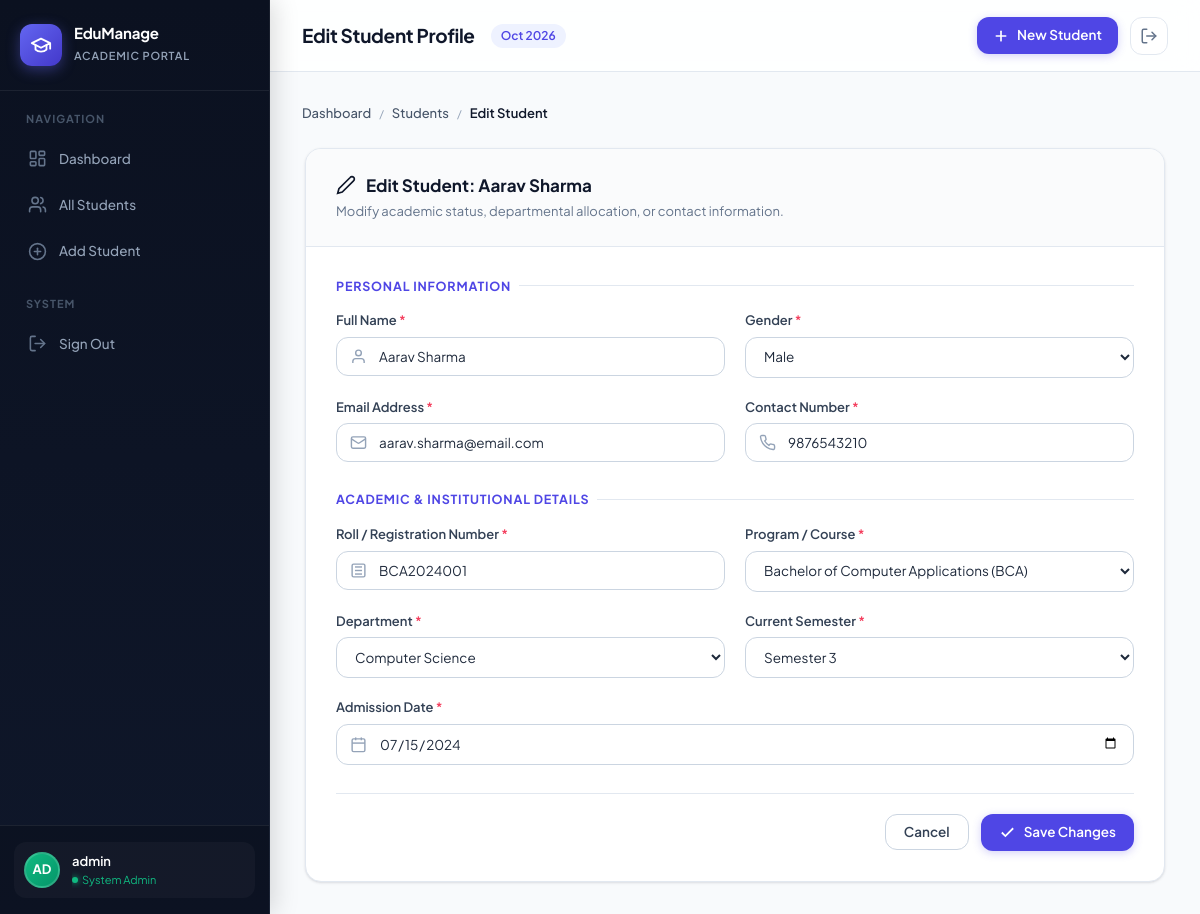
Screenshot of /edit_student.php?id=1 (signed in) with the database file from the repository.
### tables this page shows
CREATE TABLE IF NOT EXISTS students (
    id          INT AUTO_INCREMENT PRIMARY KEY,    
    full_name   VARCHAR(100) NOT NULL,             
    roll_number VARCHAR(20)  NOT NULL UNIQUE,      
    email       VARCHAR(100) NOT NULL,             
    phone       VARCHAR(15)  NOT NULL,             
    course      VARCHAR(50)  NOT NULL,             
    department  VARCHAR(50)  NOT NULL,             
    semester    INT          NOT NULL,             
    gender      ENUM('Male', 'Female', 'Other') NOT NULL,   
    admission_date DATE     NOT NULL,             
    created_at  TIMESTAMP DEFAULT CURRENT_TIMESTAMP   
);

### edit_student.php (the view, shortened to what this page needs)
<?php
include 'config/database.php';
$id = isset($_GET['id']) ? (int)$_GET['id'] : 0;
$res = mysqli_query($conn, "SELECT * FROM students WHERE id = $id");
$student = mysqli_fetch_assoc($res);
include 'includes/header.php';
?>
<div class="breadcrumb-wrap">
    <a href="dashboard.php">Dashboard</a>
    <span class="breadcrumb-sep">/</span>
    <a href="students.php">Students</a>
    <span class="breadcrumb-sep">/</span>
    <span class="breadcrumb-current">Edit Student</span>
</div>
<div class="form-container-card">
    <div class="form-header-bar">
        <h3>
            <svg width="20" height="20" viewBox="0 0 24 24" fill="none" stroke="currentColor" stroke-width="2">
                <path d="M17 3a2.85 2.83 0 1 1 4 4L7.5 20.5 2 22l1.5-5.5Z"/>
            </svg>
            Edit Student: <?php echo htmlspecialchars($student['full_name']); ?>
        </h3>
        <p>Modify academic status, departmental allocation, or contact information.</p>
    </div>
    <form method="POST" action="edit_student.php?id=<?php echo $id; ?>" class="form-body-content">
        <div class="form-fieldset-group">
            <div class="fieldset-title">Personal Information</div>
            <div class="form-grid-2">
                <div class="form-group-v2">
                    <label for="full_name">Full Name <span style="color: var(--rose-500);">*</span></label>
                    <div class="input-with-icon-wrap">
                        <input type="text" id="full_name" name="full_name" class="input-control-v2" value="<?php echo htmlspecialchars($student['full_name']); ?>" required>
                    </div>
                </div>
                <div class="form-group-v2">
                    <label for="gender">Gender <span style="color: var(--rose-500);">*</span></label>
                    <select id="gender" name="gender" class="input-control-v2 no-icon" required>
                        <option value="Male"   <?php echo ($student['gender'] === 'Male') ? 'selected' : ''; ?>>Male</option>
                    </select>
                </div>
                <div class="form-group-v2">
                    <label for="email">Email Address <span style="color: var(--rose-500);">*</span></label>
                    <div class="input-with-icon-wrap">
                        <input type="email" id="email" name="email" class="input-control-v2" value="<?php echo htmlspecialchars($student['email']); ?>" required>
                    </div>
                </div>
                <div class="form-group-v2">
                    <label for="phone">Contact Number <span style="color: var(--rose-500);">*</span></label>
                    <div class="input-with-icon-wrap">
                        <input type="tel" id="phone" name="phone" class="input-control-v2" value="<?php echo htmlspecialchars($student['phone']); ?>" required>
                    </div>
                </div>
            </div>
        </div>
        <div class="form-fieldset-group">
            <div class="fieldset-title">Academic & Institutional Details</div>
            <div class="form-grid-2">
                <div class="form-group-v2">
                    <label for="roll_number">Roll / Registration Number <span style="color: var(--rose-500);">*</span></label>
                    <div class="input-with-icon-wrap">
                        <input type="text" id="roll_number" name="roll_number" class="input-control-v2" value="<?php echo htmlspecialchars($student['roll_number']); ?>" required>
                    </div>
                </div>
                <div class="form-group-v2">
                    <label for="course">Program / Course <span style="color: var(--rose-500);">*</span></label>
                    <select id="course" name="course" class="input-control-v2 no-icon" required>
                        <option value="BCA"    <?php echo ($student['course'] === 'BCA') ? 'selected' : ''; ?>>Bachelor of Computer Applications (BCA)</option>
                    </select>
                </div>
                <div class="form-group-v2">
                    <label for="department">Department <span style="color: var(--rose-500);">*</span></label>
                    <select id="department" name="department" class="input-control-v2 no-icon" required>
                        <option value="Computer Science"        <?php echo ($student['department'] === 'Computer Science') ? 'selected' : ''; ?>>Computer Science</option>
                    </select>
                </div>
                <div class="form-group-v2">
                    <label for="semester">Current Semester <span style="color: var(--rose-500);">*</span></label>
                    <select id="semester" name="semester" class="input-control-v2 no-icon" required>
                        <?php for ($i = 1; $i <= 8; $i++): ?>
                            <option value="<?php echo $i; ?>" <?php echo ($student['semester'] == $i) ? 'selected' : ''; ?>>
                                Semester <?php echo $i; ?>
                            </option>
                        <?php endfor; ?>
                    </select>
                </div>
                <div class="form-group-v2" style="grid-column: 1 / -1;">
                    <label for="admission_date">Admission Date <span style="color: var(--rose-500);">*</span></label>
                    <div class="input-with-icon-wrap">
                        <input type="date" id="admission_date" name="admission_date" class="input-control-v2" value="<?php echo $student['admission_date']; ?>" required>
                    </div>
                </div>
            </div>
        </div>
        <div class="form-actions-bar">
            <a href="students.php" class="btn-v2 btn-v2-secondary">Cancel</a>
            <button type="submit" class="btn-v2 btn-v2-primary">
                <svg viewBox="0 0 24 24" fill="none" stroke="currentColor" stroke-width="2.5"><polyline points="20 6 9 17 4 12"/></svg>
                Save Changes
            </button>
        </div>
    </form>
</div>
<?php include 'includes/footer.php'; ?>

### assets/css/style.css (style rules this page uses)
:root { --primary: #4f46e5; --primary-hover: #4338ca; --primary-light: #eef2ff; --primary-ring: rgba(79, 70, 229, 0.2); --slate-950: #0a0f1d; --slate-900: #0f172a; --slate-800: #1e293b; --slate-700: #334155; --slate-600: #475569; --slate-500: #64748b; --slate-400: #94a3b8; --slate-300: #cbd5e1; --slate-200: #e2e8f0; --slate-100: #f1f5f9; --slate-50: #f8fafc; --white: #ffffff; --emerald-500: #10b981; --emerald-50: #ecfdf5; --emerald-700: #047857; --amber-500: #f59e0b; --amber-50: #fffbeb; --amber-700: #b45309; --rose-500: #f43f5e; --rose-50: #fff1f2; --rose-700: #be123c; --cyan-500: #06b6d4; --cyan-50: #ecfeff; --cyan-700: #0e7490; --violet-500: #8b5cf6; --violet-50: #f5f3ff; --shadow-xs: 0 1px 2px 0 rgba(16, 24, 40, 0.05); --shadow-sm: 0 1px 3px 0 rgba(16, 24, 40, 0.1), 0 1px 2px -1px rgba(16, 24, 40, 0.1); --shadow-md: 0 4px 6px -1px rgba(16, 24, 40, 0.08), 0 2px 4px -2px rgba(16, 24, 40, 0.05); --shadow-lg: 0 12px 24px -4px rgba(16, 24, 40, 0.08), 0 4px 6px -2px rgba(16, 24, 40, 0.03); --shadow-xl: 0 20px 30px -6px rgba(16, 24, 40, 0.12), 0 8px 10px -6px rgba(16, 24, 40, 0.04); --radius-sm: 8px; --radius-md: 12px; --radius-lg: 16px; --radius-xl: 20px; --radius-full: 9999px; --transition: all 0.2s cubic-bezier(0.16, 1, 0.3, 1); }
*, *::before, *::after { box-sizing: border-box; margin: 0; padding: 0; }
body { font-family: 'Plus Jakarta Sans', -apple-system, BlinkMacSystemFont, 'Segoe UI', Roboto, sans-serif; background-color: var(--slate-50); color: var(--slate-800); line-height: 1.5; -webkit-font-smoothing: antialiased; -moz-osx-font-smoothing: grayscale; }
a { color: inherit; text-decoration: none; }
.breadcrumb-wrap { display: flex; align-items: center; gap: 8px; font-size: 13px; color: var(--slate-500); margin-bottom: 24px; }
.breadcrumb-wrap a { color: var(--slate-600); font-weight: 500; transition: var(--transition); }
.breadcrumb-sep { color: var(--slate-400); font-size: 11px; }
.breadcrumb-current { color: var(--slate-900); font-weight: 600; }
.btn-v2 { display: inline-flex; align-items: center; justify-content: center; gap: 8px; padding: 10px 18px; border-radius: var(--radius-md); font-size: 13.5px; font-weight: 600; font-family: inherit; cursor: pointer; transition: var(--transition); border: none; text-decoration: none; line-height: 1; }
.btn-v2 svg { width: 17px; height: 17px; }
.btn-v2-primary { background: var(--primary); color: var(--white); box-shadow: 0 2px 8px rgba(79, 70, 229, 0.25); }
.btn-v2-secondary { background: var(--white); color: var(--slate-700); border: 1px solid var(--slate-300); }
.form-container-card { background: var(--white); border-radius: var(--radius-lg); border: 1px solid var(--slate-200); box-shadow: var(--shadow-sm); max-width: 860px; margin: 0 auto; overflow: hidden; }
.form-header-bar { padding: 24px 30px; border-bottom: 1px solid var(--slate-200); background: #fafbfc; }
.form-header-bar h3 { font-size: 17px; font-weight: 700; color: var(--slate-900); display: flex; align-items: center; gap: 10px; }
.form-header-bar p { font-size: 13px; color: var(--slate-500); margin-top: 4px; }
.form-body-content { padding: 30px; }
.form-fieldset-group { margin-bottom: 28px; }
.fieldset-title { font-size: 12.5px; font-weight: 700; text-transform: uppercase; letter-spacing: 0.8px; color: var(--primary); margin-bottom: 16px; display: flex; align-items: center; gap: 8px; }
.fieldset-title::after { content: ''; flex: 1; height: 1px; background: var(--slate-200); }
.form-grid-2 { display: grid; grid-template-columns: 1fr 1fr; gap: 20px; }
.form-group-v2 { display: flex; flex-direction: column; gap: 6px; }
.form-group-v2 label { font-size: 13px; font-weight: 600; color: var(--slate-700); }
.input-with-icon-wrap { position: relative; display: flex; align-items: center; }
.input-control-v2 { width: 100%; padding: 10px 14px 10px 42px; border-radius: var(--radius-md); border: 1px solid var(--slate-300); background: var(--white); font-size: 13.5px; font-family: inherit; color: var(--slate-800); outline: none; transition: var(--transition); }
.input-control-v2.no-icon { padding-left: 14px; }
.form-actions-bar { padding-top: 20px; border-top: 1px solid var(--slate-200); display: flex; align-items: center; justify-content: flex-end; gap: 12px; }

### rows the page displays
students: full_name "Aarav Sharma", gender "Male", email "aarav.sharma@email.com", phone "9876543210", roll_number "BCA2024001", course "Bachelor of Computer Applications (BCA)", department "Computer Science", semester "Semester 3", admission_date "07/15/2024"

### other values shown
substr($admin_name, 0, 2) "AD"
$admin_name "admin"
$page_title "Edit Student Profile"
